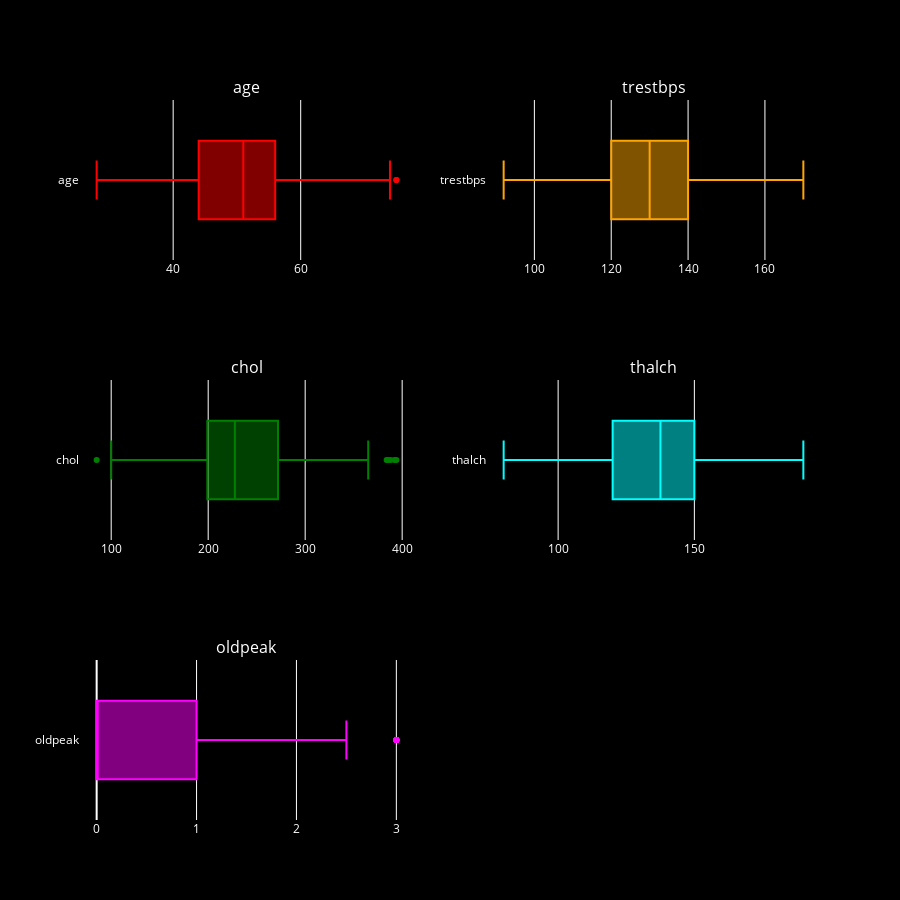

The notebook cell this image was saved under:
### Markdown cell above
## Box plot using plotly

### Code cell
from plotly.subplots import make_subplots
import plotly.graph_objects as go

# Define subplot grid: 2 columns, calculate required rows
n_cols = 2
n_rows = int(np.ceil(len(numeric_cols) / n_cols))

# Define your **own set of colors**
colors = ['red', 'orange', 'green', 'cyan', 'magenta']  # Add more if needed

# Create subplot figure
fig = make_subplots(rows=n_rows, cols=n_cols, subplot_titles=numeric_cols)

# Plot each numeric column as a separate boxplot
for i, (col, color) in enumerate(zip(numeric_cols, colors)):
    row = i // n_cols + 1
    col_pos = i % n_cols + 1
    fig.add_trace(
        go.Box(x=data[col], name=col, marker_color=color, boxpoints='outliers'),
        row=row, col=col_pos
    )

# Customize layout for black background and white text
fig.update_layout(
    height=300 * n_rows,
    plot_bgcolor='black',
    paper_bgcolor='black',
    font=dict(color='white'),
    showlegend=False
)

# Show the interactive plot
fig.show()

### Figure 1 — Plotly figure (JSON) as saved in the notebook; plotly's stock layout.template omitted (floating-point values rounded to 4 significant figures; data arrays with more than 128 entries replaced by an {"elided": "..."} marker saying what was removed)
{"data": [{"boxpoints": "outliers", "marker": {"color": "red"}, "name": "age", "type": "box", "x": {"elided": "382 int values"}, "xaxis": "x", "yaxis": "y"}, {"boxpoints": "outliers", "marker": {"color": "orange"}, "name": "trestbps", "type": "box", "x": {"elided": "382 float values"}, "xaxis": "x2", "yaxis": "y2"}, {"boxpoints": "outliers", "marker": {"color": "green"}, "name": "chol", "type": "box", "x": {"elided": "382 float values"}, "xaxis": "x3", "yaxis": "y3"}, {"boxpoints": "outliers", "marker": {"color": "cyan"}, "name": "thalch", "type": "box", "x": {"elided": "382 float values"}, "xaxis": "x4", "yaxis": "y4"}, {"boxpoints": "outliers", "marker": {"color": "magenta"}, "name": "oldpeak", "type": "box", "x": {"elided": "382 float values"}, "xaxis": "x5", "yaxis": "y5"}], "layout": {"annotations": [{"font": {"size": 16}, "showarrow": false, "text": "age", "x": 0.225, "xanchor": "center", "xref": "paper", "y": 1, "yanchor": "bottom", "yref": "paper"}, {"font": {"size": 16}, "showarrow": false, "text": "trestbps", "x": 0.775, "xanchor": "center", "xref": "paper", "y": 1, "yanchor": "bottom", "yref": "paper"}, {"font": {"size": 16}, "showarrow": false, "text": "chol", "x": 0.225, "xanchor": "center", "xref": "paper", "y": 0.6111, "yanchor": "bottom", "yref": "paper"}, {"font": {"size": 16}, "showarrow": false, "text": "thalch", "x": 0.775, "xanchor": "center", "xref": "paper", "y": 0.6111, "yanchor": "bottom", "yref": "paper"}, {"font": {"size": 16}, "showarrow": false, "text": "oldpeak", "x": 0.225, "xanchor": "center", "xref": "paper", "y": 0.2222, "yanchor": "bottom", "yref": "paper"}], "font": {"color": "white"}, "height": 900, "paper_bgcolor": "black", "plot_bgcolor": "black", "showlegend": false, "xaxis": {"anchor": "y", "domain": [0, 0.45]}, "xaxis2": {"anchor": "y2", "domain": [0.55, 1]}, "xaxis3": {"anchor": "y3", "domain": [0, 0.45]}, "xaxis4": {"anchor": "y4", "domain": [0.55, 1]}, "xaxis5": {"anchor": "y5", "domain": [0, 0.45]}, "xaxis6": {"anchor": "y6", "domain": [0.55, 1]}, "yaxis": {"anchor": "x", "domain": [0.7778, 1]}, "yaxis2": {"anchor": "x2", "domain": [0.7778, 1]}, "yaxis3": {"anchor": "x3", "domain": [0.3889, 0.6111]}, "yaxis4": {"anchor": "x4", "domain": [0.3889, 0.6111]}, "yaxis5": {"anchor": "x5", "domain": [0, 0.2222]}, "yaxis6": {"anchor": "x6", "domain": [0, 0.2222]}}}
